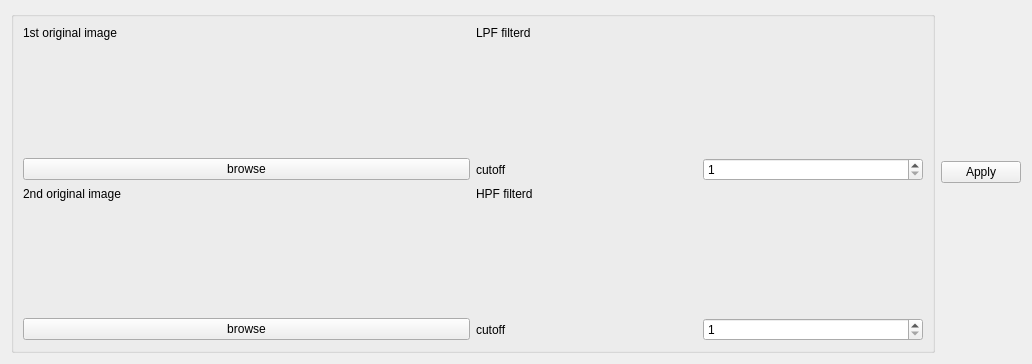
          <widget class="QWidget" name="tab_3">
           <attribute name="title">
            <string>Hybrid</string>
           </attribute>
           <layout class="QGridLayout" name="gridLayout_8">
            <item row="0" column="1">
             <layout class="QVBoxLayout" name="verticalLayout">
              <item>
               <spacer name="verticalSpacer">
                <property name="orientation">
                 <enum>Qt::Vertical</enum>
                </property>
                <property name="sizeType">
                 <enum>QSizePolicy::Fixed</enum>
                </property>
                <property name="sizeHint" stdset="0">
                 <size>
                  <width>20</width>
                  <height>150</height>
                 </size>
                </property>
               </spacer>
              </item>
              <item>
               <widget class="QPushButton" name="apply">
                <property name="text">
                 <string>Apply</string>
                </property>
               </widget>
              </item>
              <item>
               <widget class="QLabel" name="hybers_img">
                <property name="text">
                 <string/>
                </property>
               </widget>
              </item>
              <item>
               <spacer name="verticalSpacer_2">
                <property name="orientation">
                 <enum>Qt::Vertical</enum>
                </property>
                <property name="sizeType">
                 <enum>QSizePolicy::Fixed</enum>
                </property>
                <property name="sizeHint" stdset="0">
                 <size>
                  <width>20</width>
                  <height>150</height>
                 </size>
                </property>
               </spacer>
              </item>
             </layout>
            </item>
            <item row="0" column="0">
             <widget class="QGroupBox" name="groupBox_4">
              <property name="title">
               <string/>
              </property>
              <layout class="QGridLayout" name="gridLayout_7">
               <item row="0" column="0">
                <widget class="QLabel" name="label_13">
                 <property name="sizePolicy">
                  <sizepolicy hsizetype="Preferred" vsizetype="Fixed">
                   <horstretch>0</horstretch>
                   <verstretch>0</verstretch>
                  </sizepolicy>
                 </property>
                 <property name="text">
                  <string>1st original image</string>
                 </property>
                </widget>
               </item>
               <item row="2" column="1">
                <layout class="QHBoxLayout" name="horizontalLayout">
                 <item>
                  <widget class="QLabel" name="label_17">
                   <property name="text">
                    <string>cutoff </string>
                   </property>
                  </widget>
                 </item>
                 <item>
                  <widget class="QSpinBox" name="spin_lp_cuttoff">
                   <property name="minimum">
                    <number>1</number>
                   </property>
                  </widget>
                 </item>
                </layout>
               </item>
               <item row="2" column="0">
                <widget class="QPushButton" name="btn_browse_1">
                 <property name="text">
                  <string>browse</string>
                 </property>
                </widget>
               </item>
               <item row="1" column="1">
                <widget class="QLabel" name="LPF_img">
                 <property name="text">
                  <string/>
                 </property>
                </widget>
               </item>
               <item row="1" column="0">
                <widget class="QLabel" name="orig_img_hypred_1">
                 <property name="text">
                  <string/>
                 </property>
                </widget>
               </item>
               <item row="3" column="0">
                <widget class="QLabel" name="label_14">
                 <property name="sizePolicy">
                  <sizepolicy hsizetype="Preferred" vsizetype="Fixed">
                   <horstretch>0</horstretch>
                   <verstretch>0</verstretch>
                  </sizepolicy>
                 </property>
                 <property name="text">
                  <string>2nd original image</string>
                 </property>
                </widget>
               </item>
               <item row="3" column="1">
                <widget class="QLabel" name="label_16">
                 <property name="sizePolicy">
                  <sizepolicy hsizetype="Preferred" vsizetype="Fixed">
                   <horstretch>0</horstretch>
                   <verstretch>0</verstretch>
                  </sizepolicy>
                 </property>
                 <property name="text">
                  <string>HPF filterd</string>
                 </property>
                </widget>
               </item>
               <item row="7" column="0">
                <widget class="QPushButton" name="btn_browse_2">
                 <property name="text">
                  <string>browse</string>
                 </property>
                </widget>
               </item>
               <item row="7" column="1">
                <layout class="QHBoxLayout" name="horizontalLayout_2">
                 <item>
                  <widget class="QLabel" name="label_18">
                   <property name="text">
                    <string>cutoff</string>
                   </property>
                  </widget>
                 </item>
                 <item>
                  <widget class="QSpinBox" name="spin_hp_cuttoff">
                   <property name="minimum">
                    <number>1</number>
                   </property>
                  </widget>
                 </item>
                </layout>
               </item>
               <item row="0" column="1">
                <widget class="QLabel" name="label_15">
                 <property name="sizePolicy">
                  <sizepolicy hsizetype="Preferred" vsizetype="Fixed">
                   <horstretch>0</horstretch>
                   <verstretch>0</verstretch>
                  </sizepolicy>
                 </property>
                 <property name="text">
                  <string>LPF filterd</string>
                 </property>
                </widget>
               </item>
               <item row="4" column="0">
                <widget class="QLabel" name="orig_img_hypred_2">
                 <property name="text">
                  <string/>
                 </property>
                </widget>
               </item>
               <item row="4" column="1">
                <widget class="QLabel" name="hpf_img">
                 <property name="text">
                  <string/>
                 </property>
                </widget>
               </item>
               <item row="8" column="0" colspan="2">
                <spacer name="horizontalSpacer_2">
                 <property name="orientation">
                  <enum>Qt::Horizontal</enum>
                 </property>
                 <property name="sizeType">
                  <enum>QSizePolicy::Fixed</enum>
                 </property>
                 <property name="sizeHint" stdset="0">
                  <size>
                   <width>900</width>
                   <height>0</height>
                  </size>
                 </property>
                </spacer>
               </item>
              </layout>
             </widget>
            </item>
           </layout>
          </widget>
